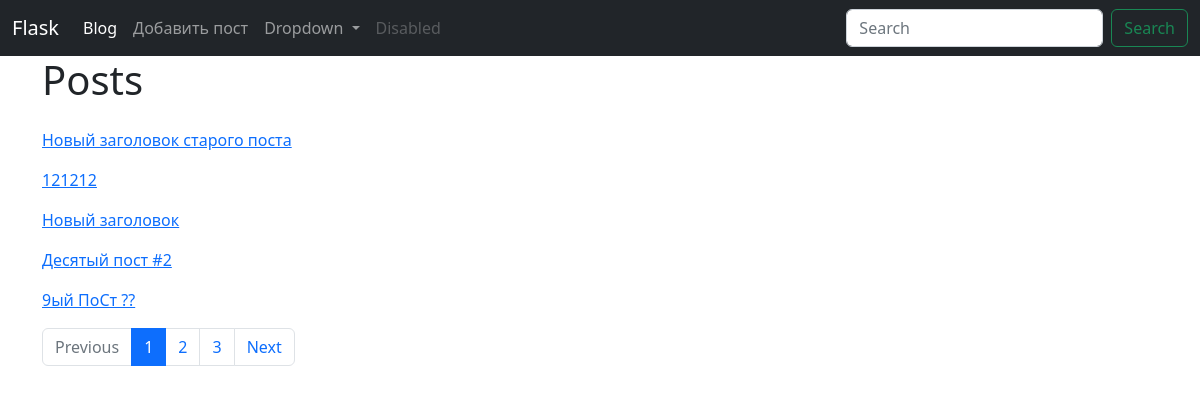
/blog/, run on an earlier commit of the app's database.
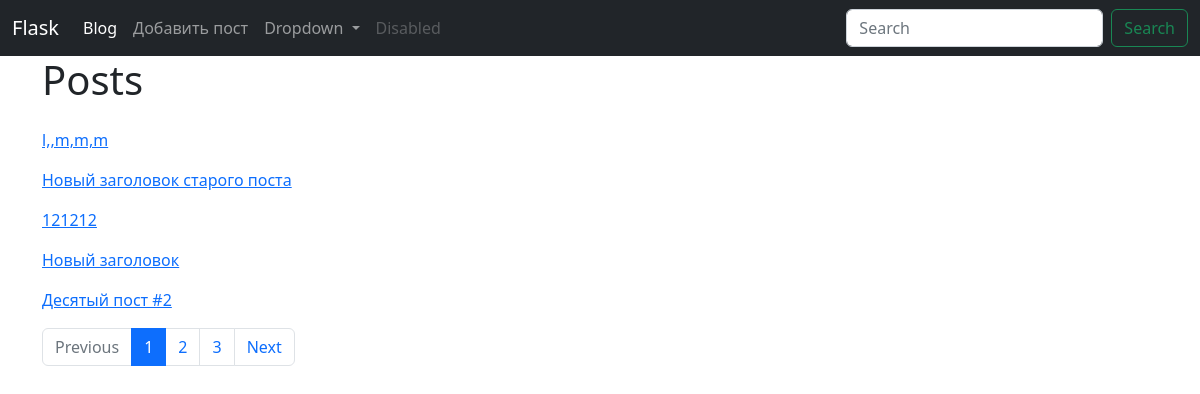
And on a later commit of the database.
### models.py (models this page shows, shortened)
class Post(db.Model):
    id = db.Column(db.Integer, primary_key=True)
    title = db.Column(db.String(140))
    slug = db.Column(db.String(140), unique=True)
    body = db.Column(db.Text)
    created = db.Column(db.DateTime, default=datetime.now)
    tags = db.relationship('Tag', secondary=post_tags, backref=db.backref('posts', lazy='dynamic'))

### posts/blueprint.py (the view)
@posts.route('/')
def index():
    q = request.args.get('q')
    page = request.args.get('page')
    if page and page.isdigit():
        page = int(page)
    else:
        page = 1
    if q:
        posts = Post.query.filter(Post.title.contains(q) | Post.body.contains(q))
    else:
        posts = Post.query.order_by(Post.created.desc())
    pages = posts.paginate(page=page, per_page=5)
    return render_template('posts/index.html', pages=pages, q=q)

### posts/templates/posts/index.html (shortened to what this page needs)
{% extends 'base.html' %}
{% block content_title %}
    Posts
{% endblock %}
{% block content %}
{% for post in pages.items %}
<p>
    <a href= "{{  url_for('posts.post_detail', slug=post.slug) }}"> {{ post.title }} </a>
</p>
{%endfor%}
{% if q %}
    {% set q='&q=%s' % q %}
    <nav aria-label="...">
        <ul class="pagination">
        <li {% if not pages.has_prev %}
                    class="disabled page-item"
                {% else%}
                    class="page-item"
                {%endif%}>
                <a class="page-link" href="./?page={{ pages.prev_num }}{{q}}" tabindex="-1" aria-disabled="true">Previous</a>
        </li>
        {% for page in pages.iter_pages() %}
            <li aria-current="page"
                {% if page == pages.page %}
                    class="page-item active"
                {% else %}
                    class="page-item"
                {% endif %}>
                    <a class="page-link" href="./?page={{ page }}{{q}}">{{ page }}</a>
            </li>
        {%endfor%}
        <li {% if not pages.has_next %}
                class="disabled page-item"
            {% else%}
                class="page-item"
            {%endif%}>
            <a class="page-link" href="./?page={{ pages.next_num }}{{q}}">Next</a>
        </li>
        </ul>
    </nav>
{% else %}
    <nav aria-label="...">
        <ul class="pagination">
        <li {% if not pages.has_prev %}
                    class="disabled page-item"
                {% else%}
                    class="page-item"
                {%endif%}>
                <a class="page-link" href="./?page={{ pages.prev_num }}" tabindex="-1" aria-disabled="true">Previous</a>
        </li>
        {% for page in pages.iter_pages() %}
            <li aria-current="page"
                {% if page == pages.page %}
                    class="page-item active"
                {% else %}
                    class="page-item"
                {% endif %}>
                    <a class="page-link" href="./?page={{ page }}">{{ page }}</a>
            </li>
        {%endfor%}
        <li {% if not pages.has_next %}
                class="disabled page-item"
            {% else%}
                class="page-item"
            {%endif%}>
            <a class="page-link" href="./?page={{ pages.next_num }}">Next</a>
        </li>
        </ul>
    </nav>
{% endif %}
{% endblock %}

### templates/base.html (shortened to what this page needs)
<!DOCTYPE html>
<html lang="en">
    <head>
        <link href="https://cdn.jsdelivr.net/npm/bootstrap@5.2.0/dist/css/bootstrap.min.css" rel="stylesheet">
    </head>
    <body>
      <nav class="navbar navbar-expand-lg navbar-dark bg-dark">
        <div class="container-fluid">
          <a class="navbar-brand" href="{{ url_for('index') }}">Flask</a>
          <div class="collapse navbar-collapse" id="navbarSupportedContent">
            <ul class="navbar-nav me-auto mb-2 mb-lg-0">
              <li class="nav-item">
                <a class="nav-link active" aria-current="page" href="{{ url_for('posts.index') }}">Blog</a>
              </li>
              <li class="nav-item">
                <a class="nav-link" href="{{ url_for('posts.create_post') }}">Добавить пост</a>
              </li>
              <li class="nav-item dropdown">
                <a class="nav-link dropdown-toggle" href="#" role="button" data-bs-toggle="dropdown" aria-expanded="false">
                  Dropdown
                </a>
              </li>
              <li class="nav-item">
                <a class="nav-link disabled">Disabled</a>
              </li>
            </ul>
            <form class="d-flex" role="search" method="GET">
              <input class="form-control me-2" type="search" placeholder="Search" aria-label="Search" name="q" value="{{ request.args.get('q', '') }}">
              <button class="btn btn-outline-success" type="submit">Search</button>
            </form>
          </div>
        </div>
      </nav>
          <div class="container">
            <div class="row">
              <h1>
                {% block content_title %}
                {% endblock %}
              </h1>
              <p>
                {% block content %}
                {% endblock %}
              </p>
            </div>
          </div>
    </body>
</html>

What changed in the data, as far as the page shows it:
no longer on this page (row unchanged): Post: title "9ый ПоСт ??"
added Post: title "l,,m,m,m"
